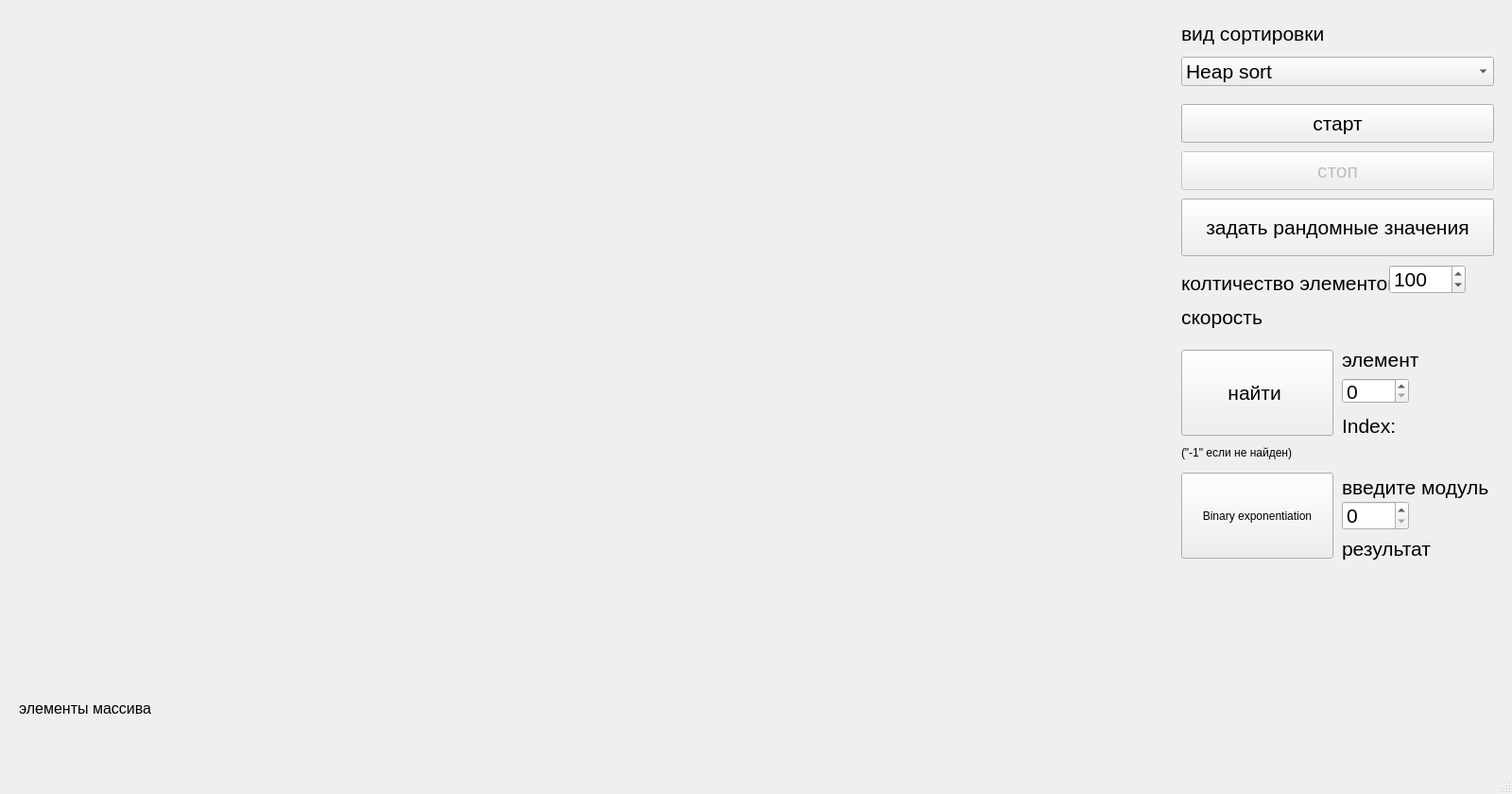
<?xml version="1.0" encoding="UTF-8"?>
<ui version="4.0">
 <class>MainWindow</class>
 <widget class="QMainWindow" name="MainWindow">
  <property name="geometry">
   <rect>
    <x>0</x>
    <y>0</y>
    <width>1600</width>
    <height>840</height>
   </rect>
  </property>
  <property name="windowTitle">
   <string>MainWindow</string>
  </property>
  <widget class="QWidget" name="centralwidget">
   <widget class="QWidget" name="widget" native="true">
    <property name="geometry">
     <rect>
      <x>20</x>
      <y>20</y>
      <width>1200</width>
      <height>700</height>
     </rect>
    </property>
   </widget>
   <widget class="QPushButton" name="pushButton">
    <property name="geometry">
     <rect>
      <x>1250</x>
      <y>110</y>
      <width>331</width>
      <height>41</height>
     </rect>
    </property>
    <property name="font">
     <font>
      <pointsize>16</pointsize>
     </font>
    </property>
    <property name="text">
     <string>старт</string>
    </property>
   </widget>
   <widget class="QPushButton" name="pushButton_2">
    <property name="enabled">
     <bool>false</bool>
    </property>
    <property name="geometry">
     <rect>
      <x>1250</x>
      <y>160</y>
      <width>331</width>
      <height>41</height>
     </rect>
    </property>
    <property name="font">
     <font>
      <pointsize>16</pointsize>
     </font>
    </property>
    <property name="text">
     <string>стоп</string>
    </property>
   </widget>
   <widget class="QPushButton" name="pushButton_3">
    <property name="geometry">
     <rect>
      <x>1250</x>
      <y>210</y>
      <width>331</width>
      <height>61</height>
     </rect>
    </property>
    <property name="font">
     <font>
      <pointsize>16</pointsize>
     </font>
    </property>
    <property name="text">
     <string>задать рандомные значения</string>
    </property>
   </widget>
   <widget class="QLabel" name="label">
    <property name="geometry">
     <rect>
      <x>1250</x>
      <y>290</y>
      <width>251</width>
      <height>18</height>
     </rect>
    </property>
    <property name="font">
     <font>
      <pointsize>16</pointsize>
     </font>
    </property>
    <property name="text">
     <string>колтичество элементов</string>
    </property>
   </widget>
   <widget class="QSpinBox" name="spinBox">
    <property name="geometry">
     <rect>
      <x>1470</x>
      <y>280</y>
      <width>81</width>
      <height>31</height>
     </rect>
    </property>
    <property name="font">
     <font>
      <pointsize>16</pointsize>
     </font>
    </property>
    <property name="maximum">
     <number>1000</number>
    </property>
    <property name="value">
     <number>100</number>
    </property>
   </widget>
   <widget class="QComboBox" name="comboBox">
    <property name="geometry">
     <rect>
      <x>1250</x>
      <y>60</y>
      <width>331</width>
      <height>31</height>
     </rect>
    </property>
    <property name="font">
     <font>
      <pointsize>16</pointsize>
     </font>
    </property>
    <item>
     <property name="text">
      <string>Heap sort</string>
     </property>
    </item>
    <item>
     <property name="text">
      <string>Quick sort</string>
     </property>
    </item>
    <item>
     <property name="text">
      <string>Merge sort</string>
     </property>
    </item>
   </widget>
   <widget class="QLabel" name="label_2">
    <property name="geometry">
     <rect>
      <x>1250</x>
      <y>20</y>
      <width>211</width>
      <height>31</height>
     </rect>
    </property>
    <property name="font">
     <font>
      <pointsize>16</pointsize>
     </font>
    </property>
    <property name="text">
     <string>вид сортировки</string>
    </property>
   </widget>
   <widget class="QLabel" name="time">
    <property name="geometry">
     <rect>
      <x>1250</x>
      <y>310</y>
      <width>351</width>
      <height>51</height>
     </rect>
    </property>
    <property name="font">
     <font>
      <pointsize>16</pointsize>
     </font>
    </property>
    <property name="text">
     <string>скорость</string>
    </property>
   </widget>
   <widget class="QLabel" name="arrayElements">
    <property name="geometry">
     <rect>
      <x>20</x>
      <y>740</y>
      <width>1551</width>
      <height>71</height>
     </rect>
    </property>
    <property name="font">
     <font>
      <pointsize>12</pointsize>
     </font>
    </property>
    <property name="text">
     <string>элементы массива</string>
    </property>
    <property name="alignment">
     <set>Qt::AlignLeading|Qt::AlignLeft|Qt::AlignTop</set>
    </property>
   </widget>
   <widget class="QLabel" name="label_4">
    <property name="geometry">
     <rect>
      <x>1420</x>
      <y>370</y>
      <width>91</width>
      <height>21</height>
     </rect>
    </property>
    <property name="font">
     <font>
      <pointsize>16</pointsize>
     </font>
    </property>
    <property name="text">
     <string>элемент</string>
    </property>
   </widget>
   <widget class="QSpinBox" name="spinBox_2">
    <property name="geometry">
     <rect>
      <x>1420</x>
      <y>400</y>
      <width>71</width>
      <height>27</height>
     </rect>
    </property>
    <property name="font">
     <font>
      <pointsize>16</pointsize>
     </font>
    </property>
    <property name="maximum">
     <number>1000</number>
    </property>
   </widget>
   <widget class="QLabel" name="index">
    <property name="geometry">
     <rect>
      <x>1420</x>
      <y>440</y>
      <width>291</width>
      <height>21</height>
     </rect>
    </property>
    <property name="font">
     <font>
      <pointsize>16</pointsize>
     </font>
    </property>
    <property name="text">
     <string>Index:</string>
    </property>
   </widget>
   <widget class="QPushButton" name="pushButton_4">
    <property name="geometry">
     <rect>
      <x>1250</x>
      <y>370</y>
      <width>161</width>
      <height>91</height>
     </rect>
    </property>
    <property name="font">
     <font>
      <pointsize>16</pointsize>
     </font>
    </property>
    <property name="text">
     <string>найти </string>
    </property>
   </widget>
   <widget class="QLabel" name="label_5">
    <property name="geometry">
     <rect>
      <x>1250</x>
      <y>470</y>
      <width>321</width>
      <height>18</height>
     </rect>
    </property>
    <property name="text">
     <string>(&quot;-1&quot; если не найден)</string>
    </property>
   </widget>
   <widget class="QPushButton" name="pushButton_5">
    <property name="geometry">
     <rect>
      <x>1250</x>
      <y>500</y>
      <width>161</width>
      <height>91</height>
     </rect>
    </property>
    <property name="text">
     <string>Binary exponentiation</string>
    </property>
   </widget>
   <widget class="QSpinBox" name="spinBox_3">
    <property name="geometry">
     <rect>
      <x>1420</x>
      <y>530</y>
      <width>71</width>
      <height>31</height>
     </rect>
    </property>
    <property name="font">
     <font>
      <pointsize>16</pointsize>
     </font>
    </property>
   </widget>
   <widget class="QLabel" name="label_6">
    <property name="geometry">
     <rect>
      <x>1420</x>
      <y>500</y>
      <width>191</width>
      <height>31</height>
     </rect>
    </property>
    <property name="font">
     <font>
      <pointsize>16</pointsize>
     </font>
    </property>
    <property name="text">
     <string>введите модуль</string>
    </property>
   </widget>
   <widget class="QLabel" name="bpow">
    <property name="geometry">
     <rect>
      <x>1420</x>
      <y>560</y>
      <width>321</width>
      <height>41</height>
     </rect>
    </property>
    <property name="font">
     <font>
      <pointsize>16</pointsize>
     </font>
    </property>
    <property name="text">
     <string>результат</string>
    </property>
   </widget>
  </widget>
  <widget class="QMenuBar" name="menubar">
   <property name="geometry">
    <rect>
     <x>0</x>
     <y>0</y>
     <width>1600</width>
     <height>22</height>
    </rect>
   </property>
  </widget>
  <widget class="QStatusBar" name="statusbar"/>
 </widget>
 <resources/>
 <connections/>
</ui>
